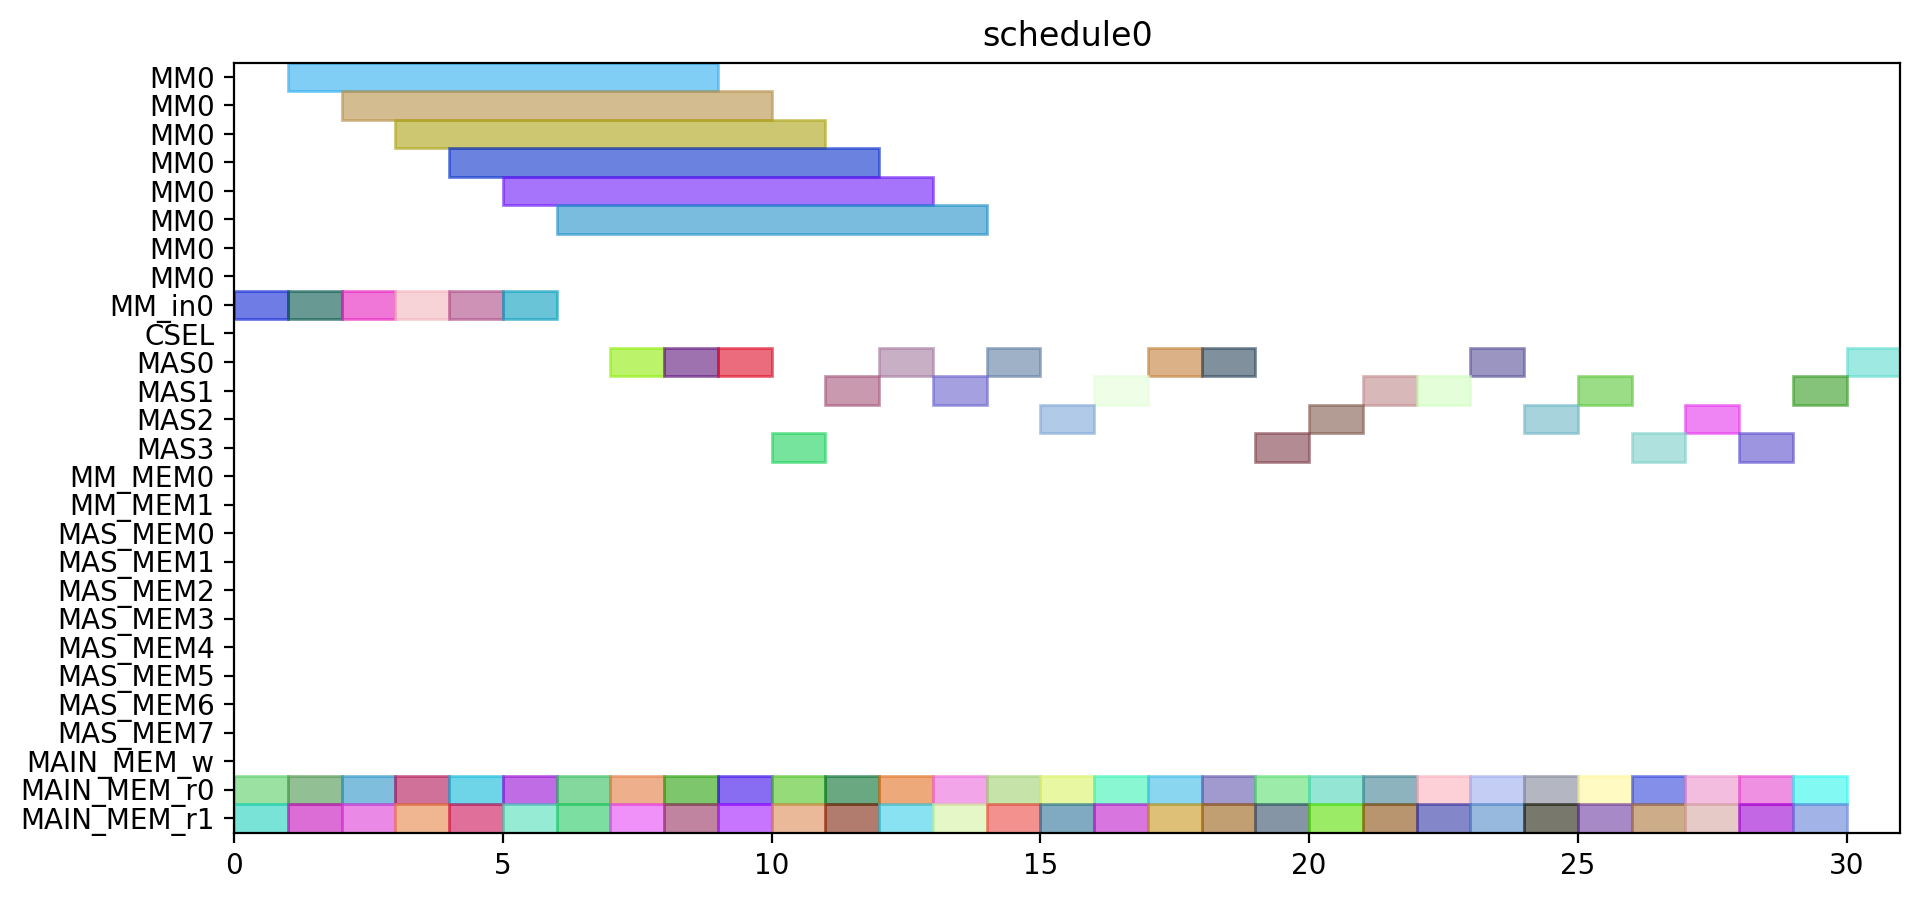

The script that drew this image:
from pyschedule import Scenario, solvers, plotters, alt


def solve():
	horizon = 120
	S = Scenario("schedule0", horizon=horizon)

	# resource
	MM = S.Resources('MM', num=1, size=8)
	MM_in = S.Resources('MM_in', num=1)
	CSEL = S.Resource('CSEL')
	MAS = S.Resources('MAS', num=4, size=1, periods=range(1, horizon))
	MM_MEM = S.Resources('MM_MEM', num=2)
	MAS_MEM = S.Resources('MAS_MEM', num=8)
	MAIN_MEM_w = S.Resource('MAIN_MEM_w', size=1)
	MAIN_MEM_r = S.Resources('MAIN_MEM_r', num=2)

	# result of previous scheduling

	# new tasks
	c_t0_a1_0 = S.Task('c_t0_a1_0', length=1, delay_cost=1)
	c_t0_a1_0 += alt(MAS)
	c_t0_a1_0_mem0 = S.Task('c_t0_a1_0_mem0', length=1, delay_cost=1)
	c_t0_a1_0_mem0 += MAIN_MEM_r[0]
	S += c_t0_a1_0_mem0 <= c_t0_a1_0

	c_t0_a1_0_mem1 = S.Task('c_t0_a1_0_mem1', length=1, delay_cost=1)
	c_t0_a1_0_mem1 += MAIN_MEM_r[1]
	S += c_t0_a1_0_mem1 <= c_t0_a1_0

	c_t0_a1_1 = S.Task('c_t0_a1_1', length=1, delay_cost=1)
	c_t0_a1_1 += alt(MAS)
	c_t0_a1_1_mem0 = S.Task('c_t0_a1_1_mem0', length=1, delay_cost=1)
	c_t0_a1_1_mem0 += MAIN_MEM_r[0]
	S += c_t0_a1_1_mem0 <= c_t0_a1_1

	c_t0_a1_1_mem1 = S.Task('c_t0_a1_1_mem1', length=1, delay_cost=1)
	c_t0_a1_1_mem1 += MAIN_MEM_r[1]
	S += c_t0_a1_1_mem1 <= c_t0_a1_1

	c_t0_t10 = S.Task('c_t0_t10', length=1, delay_cost=1)
	c_t0_t10 += alt(MAS)
	c_t0_t10_mem0 = S.Task('c_t0_t10_mem0', length=1, delay_cost=1)
	c_t0_t10_mem0 += MAIN_MEM_r[0]
	S += c_t0_t10_mem0 <= c_t0_t10

	c_t0_t10_mem1 = S.Task('c_t0_t10_mem1', length=1, delay_cost=1)
	c_t0_t10_mem1 += MAIN_MEM_r[1]
	S += c_t0_t10_mem1 <= c_t0_t10

	c_t0_t11 = S.Task('c_t0_t11', length=1, delay_cost=1)
	c_t0_t11 += alt(MAS)
	c_t0_t11_mem0 = S.Task('c_t0_t11_mem0', length=1, delay_cost=1)
	c_t0_t11_mem0 += MAIN_MEM_r[0]
	S += c_t0_t11_mem0 <= c_t0_t11

	c_t0_t11_mem1 = S.Task('c_t0_t11_mem1', length=1, delay_cost=1)
	c_t0_t11_mem1 += MAIN_MEM_r[1]
	S += c_t0_t11_mem1 <= c_t0_t11

	c_t0_t3_t0 = S.Task('c_t0_t3_t0', length=8, delay_cost=1)
	c_t0_t3_t0 += alt(MM)
	c_t0_t3_t0_in = S.Task('c_t0_t3_t0_in', length=1, delay_cost=1)
	c_t0_t3_t0_in += alt(MM_in)
	S += c_t0_t3_t0_in*MM_in[0]<=c_t0_t3_t0*MM[0]
	c_t0_t3_t0_mem0 = S.Task('c_t0_t3_t0_mem0', length=1, delay_cost=1)
	c_t0_t3_t0_mem0 += MAIN_MEM_r[0]
	S += c_t0_t3_t0_mem0 <= c_t0_t3_t0

	c_t0_t3_t0_mem1 = S.Task('c_t0_t3_t0_mem1', length=1, delay_cost=1)
	c_t0_t3_t0_mem1 += MAIN_MEM_r[1]
	S += c_t0_t3_t0_mem1 <= c_t0_t3_t0

	c_t0_t3_t1 = S.Task('c_t0_t3_t1', length=8, delay_cost=1)
	c_t0_t3_t1 += alt(MM)
	c_t0_t3_t1_in = S.Task('c_t0_t3_t1_in', length=1, delay_cost=1)
	c_t0_t3_t1_in += alt(MM_in)
	S += c_t0_t3_t1_in*MM_in[0]<=c_t0_t3_t1*MM[0]
	c_t0_t3_t1_mem0 = S.Task('c_t0_t3_t1_mem0', length=1, delay_cost=1)
	c_t0_t3_t1_mem0 += MAIN_MEM_r[0]
	S += c_t0_t3_t1_mem0 <= c_t0_t3_t1

	c_t0_t3_t1_mem1 = S.Task('c_t0_t3_t1_mem1', length=1, delay_cost=1)
	c_t0_t3_t1_mem1 += MAIN_MEM_r[1]
	S += c_t0_t3_t1_mem1 <= c_t0_t3_t1

	c_t0_t3_t2 = S.Task('c_t0_t3_t2', length=1, delay_cost=1)
	c_t0_t3_t2 += alt(MAS)
	c_t0_t3_t2_mem0 = S.Task('c_t0_t3_t2_mem0', length=1, delay_cost=1)
	c_t0_t3_t2_mem0 += MAIN_MEM_r[0]
	S += c_t0_t3_t2_mem0 <= c_t0_t3_t2

	c_t0_t3_t2_mem1 = S.Task('c_t0_t3_t2_mem1', length=1, delay_cost=1)
	c_t0_t3_t2_mem1 += MAIN_MEM_r[1]
	S += c_t0_t3_t2_mem1 <= c_t0_t3_t2

	c_t0_t3_t3 = S.Task('c_t0_t3_t3', length=1, delay_cost=1)
	c_t0_t3_t3 += alt(MAS)
	c_t0_t3_t3_mem0 = S.Task('c_t0_t3_t3_mem0', length=1, delay_cost=1)
	c_t0_t3_t3_mem0 += MAIN_MEM_r[0]
	S += c_t0_t3_t3_mem0 <= c_t0_t3_t3

	c_t0_t3_t3_mem1 = S.Task('c_t0_t3_t3_mem1', length=1, delay_cost=1)
	c_t0_t3_t3_mem1 += MAIN_MEM_r[1]
	S += c_t0_t3_t3_mem1 <= c_t0_t3_t3

	c_t1_a1_0 = S.Task('c_t1_a1_0', length=1, delay_cost=1)
	c_t1_a1_0 += alt(MAS)
	c_t1_a1_0_mem0 = S.Task('c_t1_a1_0_mem0', length=1, delay_cost=1)
	c_t1_a1_0_mem0 += MAIN_MEM_r[0]
	S += c_t1_a1_0_mem0 <= c_t1_a1_0

	c_t1_a1_0_mem1 = S.Task('c_t1_a1_0_mem1', length=1, delay_cost=1)
	c_t1_a1_0_mem1 += MAIN_MEM_r[1]
	S += c_t1_a1_0_mem1 <= c_t1_a1_0

	c_t1_a1_1 = S.Task('c_t1_a1_1', length=1, delay_cost=1)
	c_t1_a1_1 += alt(MAS)
	c_t1_a1_1_mem0 = S.Task('c_t1_a1_1_mem0', length=1, delay_cost=1)
	c_t1_a1_1_mem0 += MAIN_MEM_r[0]
	S += c_t1_a1_1_mem0 <= c_t1_a1_1

	c_t1_a1_1_mem1 = S.Task('c_t1_a1_1_mem1', length=1, delay_cost=1)
	c_t1_a1_1_mem1 += MAIN_MEM_r[1]
	S += c_t1_a1_1_mem1 <= c_t1_a1_1

	c_t1_t10 = S.Task('c_t1_t10', length=1, delay_cost=1)
	c_t1_t10 += alt(MAS)
	c_t1_t10_mem0 = S.Task('c_t1_t10_mem0', length=1, delay_cost=1)
	c_t1_t10_mem0 += MAIN_MEM_r[0]
	S += c_t1_t10_mem0 <= c_t1_t10

	c_t1_t10_mem1 = S.Task('c_t1_t10_mem1', length=1, delay_cost=1)
	c_t1_t10_mem1 += MAIN_MEM_r[1]
	S += c_t1_t10_mem1 <= c_t1_t10

	c_t1_t11 = S.Task('c_t1_t11', length=1, delay_cost=1)
	c_t1_t11 += alt(MAS)
	c_t1_t11_mem0 = S.Task('c_t1_t11_mem0', length=1, delay_cost=1)
	c_t1_t11_mem0 += MAIN_MEM_r[0]
	S += c_t1_t11_mem0 <= c_t1_t11

	c_t1_t11_mem1 = S.Task('c_t1_t11_mem1', length=1, delay_cost=1)
	c_t1_t11_mem1 += MAIN_MEM_r[1]
	S += c_t1_t11_mem1 <= c_t1_t11

	c_t1_t3_t0 = S.Task('c_t1_t3_t0', length=8, delay_cost=1)
	c_t1_t3_t0 += alt(MM)
	c_t1_t3_t0_in = S.Task('c_t1_t3_t0_in', length=1, delay_cost=1)
	c_t1_t3_t0_in += alt(MM_in)
	S += c_t1_t3_t0_in*MM_in[0]<=c_t1_t3_t0*MM[0]
	c_t1_t3_t0_mem0 = S.Task('c_t1_t3_t0_mem0', length=1, delay_cost=1)
	c_t1_t3_t0_mem0 += MAIN_MEM_r[0]
	S += c_t1_t3_t0_mem0 <= c_t1_t3_t0

	c_t1_t3_t0_mem1 = S.Task('c_t1_t3_t0_mem1', length=1, delay_cost=1)
	c_t1_t3_t0_mem1 += MAIN_MEM_r[1]
	S += c_t1_t3_t0_mem1 <= c_t1_t3_t0

	c_t1_t3_t1 = S.Task('c_t1_t3_t1', length=8, delay_cost=1)
	c_t1_t3_t1 += alt(MM)
	c_t1_t3_t1_in = S.Task('c_t1_t3_t1_in', length=1, delay_cost=1)
	c_t1_t3_t1_in += alt(MM_in)
	S += c_t1_t3_t1_in*MM_in[0]<=c_t1_t3_t1*MM[0]
	c_t1_t3_t1_mem0 = S.Task('c_t1_t3_t1_mem0', length=1, delay_cost=1)
	c_t1_t3_t1_mem0 += MAIN_MEM_r[0]
	S += c_t1_t3_t1_mem0 <= c_t1_t3_t1

	c_t1_t3_t1_mem1 = S.Task('c_t1_t3_t1_mem1', length=1, delay_cost=1)
	c_t1_t3_t1_mem1 += MAIN_MEM_r[1]
	S += c_t1_t3_t1_mem1 <= c_t1_t3_t1

	c_t1_t3_t2 = S.Task('c_t1_t3_t2', length=1, delay_cost=1)
	c_t1_t3_t2 += alt(MAS)
	c_t1_t3_t2_mem0 = S.Task('c_t1_t3_t2_mem0', length=1, delay_cost=1)
	c_t1_t3_t2_mem0 += MAIN_MEM_r[0]
	S += c_t1_t3_t2_mem0 <= c_t1_t3_t2

	c_t1_t3_t2_mem1 = S.Task('c_t1_t3_t2_mem1', length=1, delay_cost=1)
	c_t1_t3_t2_mem1 += MAIN_MEM_r[1]
	S += c_t1_t3_t2_mem1 <= c_t1_t3_t2

	c_t1_t3_t3 = S.Task('c_t1_t3_t3', length=1, delay_cost=1)
	c_t1_t3_t3 += alt(MAS)
	c_t1_t3_t3_mem0 = S.Task('c_t1_t3_t3_mem0', length=1, delay_cost=1)
	c_t1_t3_t3_mem0 += MAIN_MEM_r[0]
	S += c_t1_t3_t3_mem0 <= c_t1_t3_t3

	c_t1_t3_t3_mem1 = S.Task('c_t1_t3_t3_mem1', length=1, delay_cost=1)
	c_t1_t3_t3_mem1 += MAIN_MEM_r[1]
	S += c_t1_t3_t3_mem1 <= c_t1_t3_t3

	c_t2_a1_0 = S.Task('c_t2_a1_0', length=1, delay_cost=1)
	c_t2_a1_0 += alt(MAS)
	c_t2_a1_0_mem0 = S.Task('c_t2_a1_0_mem0', length=1, delay_cost=1)
	c_t2_a1_0_mem0 += MAIN_MEM_r[0]
	S += c_t2_a1_0_mem0 <= c_t2_a1_0

	c_t2_a1_0_mem1 = S.Task('c_t2_a1_0_mem1', length=1, delay_cost=1)
	c_t2_a1_0_mem1 += MAIN_MEM_r[1]
	S += c_t2_a1_0_mem1 <= c_t2_a1_0

	c_t2_a1_1 = S.Task('c_t2_a1_1', length=1, delay_cost=1)
	c_t2_a1_1 += alt(MAS)
	c_t2_a1_1_mem0 = S.Task('c_t2_a1_1_mem0', length=1, delay_cost=1)
	c_t2_a1_1_mem0 += MAIN_MEM_r[0]
	S += c_t2_a1_1_mem0 <= c_t2_a1_1

	c_t2_a1_1_mem1 = S.Task('c_t2_a1_1_mem1', length=1, delay_cost=1)
	c_t2_a1_1_mem1 += MAIN_MEM_r[1]
	S += c_t2_a1_1_mem1 <= c_t2_a1_1

	c_t2_t10 = S.Task('c_t2_t10', length=1, delay_cost=1)
	c_t2_t10 += alt(MAS)
	c_t2_t10_mem0 = S.Task('c_t2_t10_mem0', length=1, delay_cost=1)
	c_t2_t10_mem0 += MAIN_MEM_r[0]
	S += c_t2_t10_mem0 <= c_t2_t10

	c_t2_t10_mem1 = S.Task('c_t2_t10_mem1', length=1, delay_cost=1)
	c_t2_t10_mem1 += MAIN_MEM_r[1]
	S += c_t2_t10_mem1 <= c_t2_t10

	c_t2_t11 = S.Task('c_t2_t11', length=1, delay_cost=1)
	c_t2_t11 += alt(MAS)
	c_t2_t11_mem0 = S.Task('c_t2_t11_mem0', length=1, delay_cost=1)
	c_t2_t11_mem0 += MAIN_MEM_r[0]
	S += c_t2_t11_mem0 <= c_t2_t11

	c_t2_t11_mem1 = S.Task('c_t2_t11_mem1', length=1, delay_cost=1)
	c_t2_t11_mem1 += MAIN_MEM_r[1]
	S += c_t2_t11_mem1 <= c_t2_t11

	c_t2_t3_t0 = S.Task('c_t2_t3_t0', length=8, delay_cost=1)
	c_t2_t3_t0 += alt(MM)
	c_t2_t3_t0_in = S.Task('c_t2_t3_t0_in', length=1, delay_cost=1)
	c_t2_t3_t0_in += alt(MM_in)
	S += c_t2_t3_t0_in*MM_in[0]<=c_t2_t3_t0*MM[0]
	c_t2_t3_t0_mem0 = S.Task('c_t2_t3_t0_mem0', length=1, delay_cost=1)
	c_t2_t3_t0_mem0 += MAIN_MEM_r[0]
	S += c_t2_t3_t0_mem0 <= c_t2_t3_t0

	c_t2_t3_t0_mem1 = S.Task('c_t2_t3_t0_mem1', length=1, delay_cost=1)
	c_t2_t3_t0_mem1 += MAIN_MEM_r[1]
	S += c_t2_t3_t0_mem1 <= c_t2_t3_t0

	c_t2_t3_t1 = S.Task('c_t2_t3_t1', length=8, delay_cost=1)
	c_t2_t3_t1 += alt(MM)
	c_t2_t3_t1_in = S.Task('c_t2_t3_t1_in', length=1, delay_cost=1)
	c_t2_t3_t1_in += alt(MM_in)
	S += c_t2_t3_t1_in*MM_in[0]<=c_t2_t3_t1*MM[0]
	c_t2_t3_t1_mem0 = S.Task('c_t2_t3_t1_mem0', length=1, delay_cost=1)
	c_t2_t3_t1_mem0 += MAIN_MEM_r[0]
	S += c_t2_t3_t1_mem0 <= c_t2_t3_t1

	c_t2_t3_t1_mem1 = S.Task('c_t2_t3_t1_mem1', length=1, delay_cost=1)
	c_t2_t3_t1_mem1 += MAIN_MEM_r[1]
	S += c_t2_t3_t1_mem1 <= c_t2_t3_t1

	c_t2_t3_t2 = S.Task('c_t2_t3_t2', length=1, delay_cost=1)
	c_t2_t3_t2 += alt(MAS)
	c_t2_t3_t2_mem0 = S.Task('c_t2_t3_t2_mem0', length=1, delay_cost=1)
	c_t2_t3_t2_mem0 += MAIN_MEM_r[0]
	S += c_t2_t3_t2_mem0 <= c_t2_t3_t2

	c_t2_t3_t2_mem1 = S.Task('c_t2_t3_t2_mem1', length=1, delay_cost=1)
	c_t2_t3_t2_mem1 += MAIN_MEM_r[1]
	S += c_t2_t3_t2_mem1 <= c_t2_t3_t2

	c_t2_t3_t3 = S.Task('c_t2_t3_t3', length=1, delay_cost=1)
	c_t2_t3_t3 += alt(MAS)
	c_t2_t3_t3_mem0 = S.Task('c_t2_t3_t3_mem0', length=1, delay_cost=1)
	c_t2_t3_t3_mem0 += MAIN_MEM_r[0]
	S += c_t2_t3_t3_mem0 <= c_t2_t3_t3

	c_t2_t3_t3_mem1 = S.Task('c_t2_t3_t3_mem1', length=1, delay_cost=1)
	c_t2_t3_t3_mem1 += MAIN_MEM_r[1]
	S += c_t2_t3_t3_mem1 <= c_t2_t3_t3

	c_t3000 = S.Task('c_t3000', length=1, delay_cost=1)
	c_t3000 += alt(MAS)
	c_t3000_mem0 = S.Task('c_t3000_mem0', length=1, delay_cost=1)
	c_t3000_mem0 += MAIN_MEM_r[0]
	S += c_t3000_mem0 <= c_t3000

	c_t3000_mem1 = S.Task('c_t3000_mem1', length=1, delay_cost=1)
	c_t3000_mem1 += MAIN_MEM_r[1]
	S += c_t3000_mem1 <= c_t3000

	c_t3001 = S.Task('c_t3001', length=1, delay_cost=1)
	c_t3001 += alt(MAS)
	c_t3001_mem0 = S.Task('c_t3001_mem0', length=1, delay_cost=1)
	c_t3001_mem0 += MAIN_MEM_r[0]
	S += c_t3001_mem0 <= c_t3001

	c_t3001_mem1 = S.Task('c_t3001_mem1', length=1, delay_cost=1)
	c_t3001_mem1 += MAIN_MEM_r[1]
	S += c_t3001_mem1 <= c_t3001

	c_t3010 = S.Task('c_t3010', length=1, delay_cost=1)
	c_t3010 += alt(MAS)
	c_t3010_mem0 = S.Task('c_t3010_mem0', length=1, delay_cost=1)
	c_t3010_mem0 += MAIN_MEM_r[0]
	S += c_t3010_mem0 <= c_t3010

	c_t3010_mem1 = S.Task('c_t3010_mem1', length=1, delay_cost=1)
	c_t3010_mem1 += MAIN_MEM_r[1]
	S += c_t3010_mem1 <= c_t3010

	c_t3011 = S.Task('c_t3011', length=1, delay_cost=1)
	c_t3011 += alt(MAS)
	c_t3011_mem0 = S.Task('c_t3011_mem0', length=1, delay_cost=1)
	c_t3011_mem0 += MAIN_MEM_r[0]
	S += c_t3011_mem0 <= c_t3011

	c_t3011_mem1 = S.Task('c_t3011_mem1', length=1, delay_cost=1)
	c_t3011_mem1 += MAIN_MEM_r[1]
	S += c_t3011_mem1 <= c_t3011

	c_t4000 = S.Task('c_t4000', length=1, delay_cost=1)
	c_t4000 += alt(MAS)
	c_t4000_mem0 = S.Task('c_t4000_mem0', length=1, delay_cost=1)
	c_t4000_mem0 += MAIN_MEM_r[0]
	S += c_t4000_mem0 <= c_t4000

	c_t4000_mem1 = S.Task('c_t4000_mem1', length=1, delay_cost=1)
	c_t4000_mem1 += MAIN_MEM_r[1]
	S += c_t4000_mem1 <= c_t4000

	c_t4001 = S.Task('c_t4001', length=1, delay_cost=1)
	c_t4001 += alt(MAS)
	c_t4001_mem0 = S.Task('c_t4001_mem0', length=1, delay_cost=1)
	c_t4001_mem0 += MAIN_MEM_r[0]
	S += c_t4001_mem0 <= c_t4001

	c_t4001_mem1 = S.Task('c_t4001_mem1', length=1, delay_cost=1)
	c_t4001_mem1 += MAIN_MEM_r[1]
	S += c_t4001_mem1 <= c_t4001

	solvers.mip.solve(S,msg=1,kind='CPLEX',ratio_gap=1.01)

	solution = [['hoge']*len(S.solution()[1]) for i in range(len(S.solution()))]
	for i in range(len(S.solution())):
		for j in range(len(S.solution()[i])):
			solution[i][j]=str(S.solution()[i][j])
	print(solution)

	cycles = int(solution[-1][3])

	pic_file_name = "/home/mfukuda/ABE/multiRAM_multiMAS_16mux/scheduling_result/stage8MM1_stage1MAS4/SQR/schedule0.png"
	if(S.solution() != []):
		plotters.matplotlib.plot(S,img_filename=pic_file_name, show_task_labels=False, fig_size=(cycles*0.25+3, 5))

	return solution
